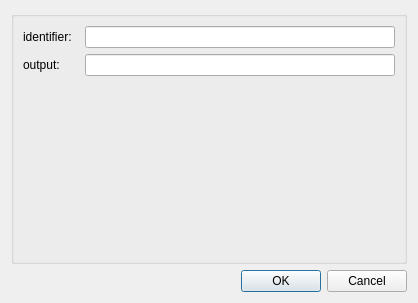
<?xml version="1.0" encoding="UTF-8"?>
<ui version="4.0">
 <class>ConfigureDialog</class>
 <widget class="QDialog" name="ConfigureDialog">
  <property name="geometry">
   <rect>
    <x>0</x>
    <y>0</y>
    <width>418</width>
    <height>303</height>
   </rect>
  </property>
  <property name="windowTitle">
   <string>ConfigureDialog</string>
  </property>
  <layout class="QGridLayout" name="gridLayout">
   <item row="0" column="0">
    <widget class="QGroupBox" name="configGroupBox">
     <property name="title">
      <string/>
     </property>
     <layout class="QFormLayout" name="formLayout">
      <item row="0" column="0">
       <widget class="QLabel" name="label0">
        <property name="text">
         <string>identifier:  </string>
        </property>
       </widget>
      </item>
      <item row="0" column="1">
       <widget class="QLineEdit" name="lineEdit0"/>
      </item>

      <item row="1" column="0">
       <widget class="QLabel" name="label1">
        <property name="text">
         <string>output:  </string>
        </property>
       </widget>
      </item>
      <item row="1" column="1">
       <widget class="QLineEdit" name="lineEdit1"/>
      </item>
     </layout>
    </widget>
   </item>
   <item row="1" column="0">
    <widget class="QDialogButtonBox" name="buttonBox">
     <property name="orientation">
      <enum>Qt::Horizontal</enum>
     </property>
     <property name="standardButtons">
      <set>QDialogButtonBox::Cancel|QDialogButtonBox::Ok</set>
     </property>
    </widget>
   </item>
  </layout>
 </widget>
 <resources/>
 <connections>
  <connection>
   <sender>buttonBox</sender>
   <signal>accepted()</signal>
   <receiver>ConfigureDialog</receiver>
   <slot>accept()</slot>
   <hints>
    <hint type="sourcelabel">
     <x>248</x>
     <y>254</y>
    </hint>
    <hint type="destinationlabel">
     <x>157</x>
     <y>274</y>
    </hint>
   </hints>
  </connection>
  <connection>
   <sender>buttonBox</sender>
   <signal>rejected()</signal>
   <receiver>ConfigureDialog</receiver>
   <slot>reject()</slot>
   <hints>
    <hint type="sourcelabel">
     <x>316</x>
     <y>260</y>
    </hint>
    <hint type="destinationlabel">
     <x>286</x>
     <y>274</y>
    </hint>
   </hints>
  </connection>
 </connections>
</ui>
